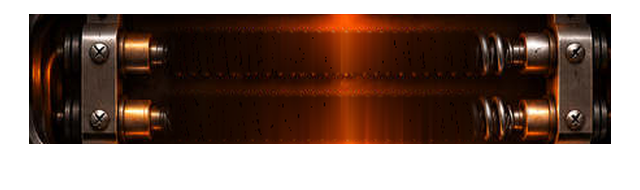
#> input picture plugin/assets/character_rgba/spring_backplate.png, 640 x 190 px
$ python build_character_rgba.py --source ../plugin/assets/character_rgba/spring_backplate.png --output-dir out
#> lines starting #> are read from the running program, lines starting #| are printed output that depends on the picture
#!/usr/bin/env python3
"""Bake reproducible 640x190 RGBA Character camera layers from the approved atlas.

Source JPEG is a photographic study, NOT an artist-provided alpha master.
These are interim, offline-separated layers. Replace with individually
authored RGBA masters when approved; keep stable filenames and dimensions.
The native JUCE renderer never performs this extraction per frame.
"""
from __future__ import annotations

import argparse
import math
from pathlib import Path

from PIL import Image, ImageDraw, ImageFilter

PHOTO_W, PHOTO_H = 448, 100
CANVAS = (640, 190)
DEST = (29, 14, 582, 130)
NAMES = (
    "spring_backplate.png", "spring_upper_coil.png",
    "spring_lower_coil.png", "spring_reflection_overlay.png",
    "optical_backplate.png", "optical_lamp_off.png",
    "optical_lamp_on.png", "optical_ldr_overlay.png",
)


def clamp(x: float) -> float:
    return max(0.0, min(1.0, x))


def smooth(x: float) -> float:
    x = clamp(x)
    return x * x * (3.0 - 2.0 * x)


def atlas_row(atlas: Image.Image, index: int) -> Image.Image:
    # Approved atlas contains three 448x120 rows; retain the central 100px.
    return atlas.crop((0, index * 120 + 14, 448, index * 120 + 114)).convert("RGB")


# [104 lines left out: functions on_canvas, write_png, spring_layers, optical_layers, not called in this run]


def main() -> None:
    parser = argparse.ArgumentParser(description=__doc__)
    parser.add_argument("--source", type=Path, required=True)
    parser.add_argument("--output-dir", type=Path, required=True)
    args = parser.parse_args()
    atlas = Image.open(args.source).convert("RGB")
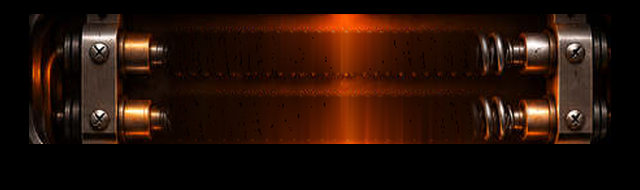
#> atlas: PIL image 640x190 RGB; mean R, G, B 36.9, 16.9, 8.2
    if atlas.size != (448, 360):
#> (the run stopped early here; a loop or call above may not have finished)
